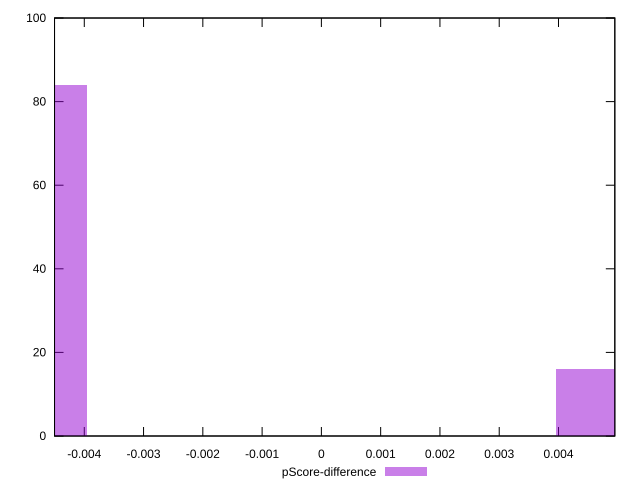

This chart was generated by the following gnuplot code:
reset

$pScoreDifference <<EOF
-0.007907292269199633 84
0.007907292269199633 16
EOF

set key outside below
set boxwidth 0.007907292269199633
set xrange [-0.004501804310517166:0.004950208675793599]
set yrange [0:100]
set trange [0:100]
set style fill transparent solid 0.5 noborder
set terminal svg size 640, 490 enhanced background rgb 'white'
set output "reports/report_00033_2021-03-01T14-23-16.841Z/cumulative-layout-shift/samples/astro-cached/pScore-difference/histogram.svg"

plot $pScoreDifference title "pScore-difference" with boxes

reset
